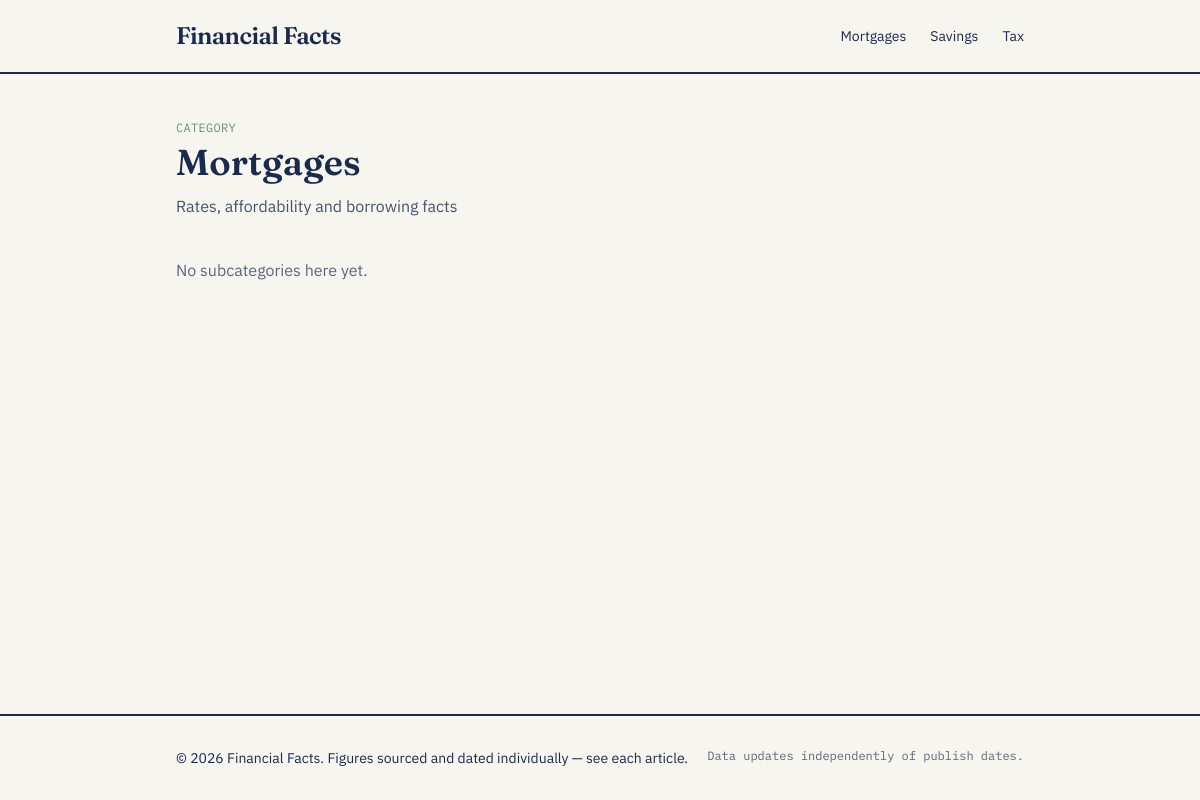
Page /category.php?slug=mortgages on the earlier database version.
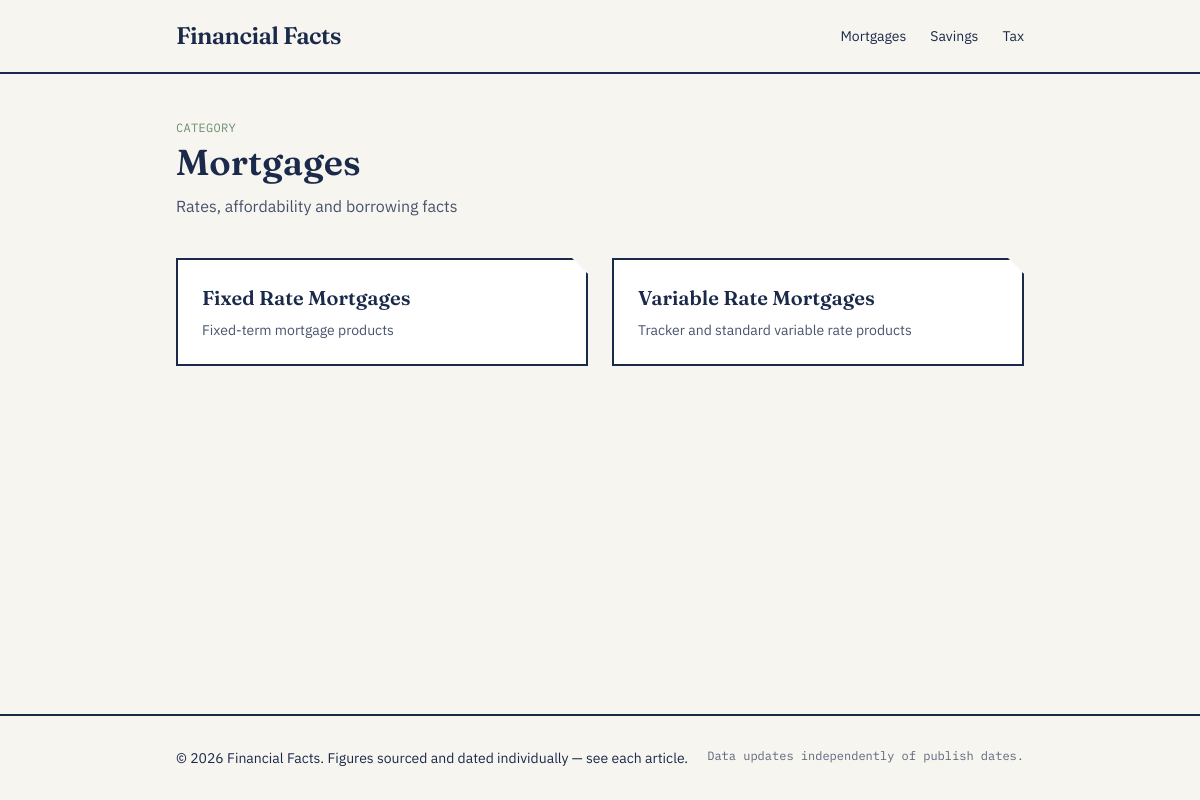
Same page on the later database version.
### tables this page shows
CREATE TABLE IF NOT EXISTS categories (
    id INT AUTO_INCREMENT PRIMARY KEY,
    name VARCHAR(100) NOT NULL,
    slug VARCHAR(100) NOT NULL UNIQUE,
    description TEXT,
    created_at TIMESTAMP DEFAULT CURRENT_TIMESTAMP
);

CREATE TABLE IF NOT EXISTS subcategories (
    id INT AUTO_INCREMENT PRIMARY KEY,
    category_id INT NOT NULL,
    name VARCHAR(100) NOT NULL,
    slug VARCHAR(100) NOT NULL,
    description TEXT,
    created_at TIMESTAMP DEFAULT CURRENT_TIMESTAMP,
    FOREIGN KEY (category_id) REFERENCES categories(id) ON DELETE CASCADE,
    UNIQUE KEY uniq_category_slug (category_id, slug),
    INDEX idx_category (category_id)
);

### includes/functions.php (called while the page is built, shortened)
<?php
function getAllCategories(): array
{
    $pdo = getDbConnection();
    return $pdo->query('SELECT * FROM categories ORDER BY name ASC')->fetchAll();
}
function getCategoryBySlug(string $slug): ?array
{
    $pdo = getDbConnection();
    $stmt = $pdo->prepare('SELECT * FROM categories WHERE slug = :slug LIMIT 1');
    $stmt->execute(['slug' => $slug]);
    return $stmt->fetch() ?: null;
}
function getSubcategoriesByCategoryId(int $categoryId): array
{
    $pdo = getDbConnection();
    $stmt = $pdo->prepare('SELECT * FROM subcategories WHERE category_id = :cid ORDER BY name ASC');
    $stmt->execute(['cid' => $categoryId]);
    return $stmt->fetchAll();
}
function e(string $value): string
{
    return htmlspecialchars($value, ENT_QUOTES, 'UTF-8');
}

### public/category.php (the view, shortened to what this page needs)
<?php
require_once __DIR__ . '/../includes/functions.php';
$slug = $_GET['slug'] ?? '';
$category = $slug ? getCategoryBySlug($slug) : null;
$subcategories = getSubcategoriesByCategoryId($category['id']);
include __DIR__ . '/../includes/header.php';
?>
<section class="mb-10">
    <span class="font-mono text-xs uppercase tracking-wide text-secondary">Category</span>
    <h1 class="font-display text-4xl font-semibold mt-1 mb-3"><?= e($category['name']) ?></h1>
    <?php if ($category['description']): ?>
        <p class="opacity-80 max-w-xl"><?= e($category['description']) ?></p>
    <?php endif; ?>
</section>
<?php if (empty($subcategories)): ?>
    <p class="opacity-70">No subcategories here yet.</p>
<?php else: ?>
    <div class="grid sm:grid-cols-2 gap-6">
        <?php foreach ($subcategories as $subcategory): ?>
            <a href="/subcategory.php?category=<?= e($category['slug']) ?>&slug=<?= e($subcategory['slug']) ?>"
               class="fact-card p-6 block">
                <h3 class="font-display text-xl font-semibold mb-2"><?= e($subcategory['name']) ?></h3>
                <?php if ($subcategory['description']): ?>
                    <p class="text-sm opacity-80"><?= e($subcategory['description']) ?></p>
                <?php endif; ?>
            </a>
        <?php endforeach; ?>
    </div>
<?php endif; ?>
<?php include __DIR__ . '/../includes/footer.php'; ?>

### includes/header.php (shortened to what this page needs)
<!DOCTYPE html>
<html lang="en" data-theme="financialfacts">
<head>
    <link rel="stylesheet" href="/assets/css/tailwind.css">
</head>
<body class="bg-base-100 text-primary font-sans min-h-screen flex flex-col">
    <header class="border-b-2 border-primary bg-base-100">
        <div class="max-w-4xl mx-auto px-6 py-5 flex items-center justify-between">
            <a href="/" class="font-display text-2xl font-semibold tracking-tight text-primary">
                Financial Facts
            </a>
            <nav class="flex gap-6 font-sans text-sm">
                <?php foreach (getAllCategories() as $cat): ?>
                    <a href="/category.php?slug=<?= e($cat['slug']) ?>"
                       class="hover:text-accent transition-colors">
                        <?= e($cat['name']) ?>
                    </a>
                <?php endforeach; ?>
            </nav>
        </div>
    </header>
    <main class="flex-1 max-w-4xl mx-auto px-6 py-10 w-full">

Differences in the rows shown:
added subcategories: name "Fixed Rate Mortgages", description "Fixed-term mortgage products"
added subcategories: name "Variable Rate Mortgages", description "Tracker and standard variable rate products"
Other differences:
text no longer shown: "No subcategories here yet."
